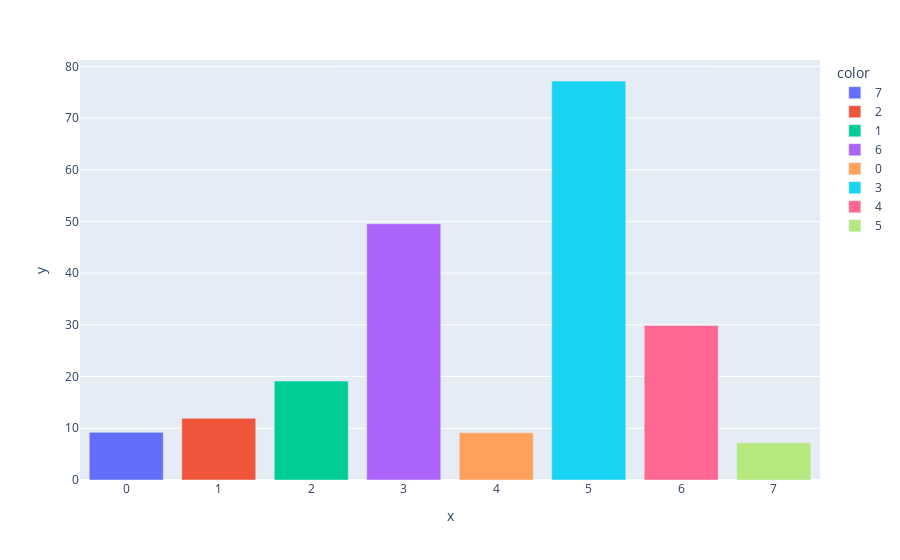

Notebook cell for this chart:
### Code cell
px.bar(y=train.groupby(['Class'])['Diameter'].mean(),color=train['Class'].unique())

### Figure 1 — Plotly figure (JSON) as saved in the notebook; plotly's stock layout.template omitted (floating-point values rounded to 4 significant figures)
{"data": [{"alignmentgroup": "True", "hovertemplate": "color=7<br>x=%{x}<br>y=%{y}<extra></extra>", "legendgroup": "7", "marker": {"color": "#636efa"}, "name": "7", "offsetgroup": "7", "orientation": "v", "showlegend": true, "textposition": "auto", "type": "bar", "x": [0], "xaxis": "x", "y": [9.218], "yaxis": "y"}, {"alignmentgroup": "True", "hovertemplate": "color=2<br>x=%{x}<br>y=%{y}<extra></extra>", "legendgroup": "2", "marker": {"color": "#EF553B"}, "name": "2", "offsetgroup": "2", "orientation": "v", "showlegend": true, "textposition": "auto", "type": "bar", "x": [1], "xaxis": "x", "y": [11.93], "yaxis": "y"}, {"alignmentgroup": "True", "hovertemplate": "color=1<br>x=%{x}<br>y=%{y}<extra></extra>", "legendgroup": "1", "marker": {"color": "#00cc96"}, "name": "1", "offsetgroup": "1", "orientation": "v", "showlegend": true, "textposition": "auto", "type": "bar", "x": [2], "xaxis": "x", "y": [19.14], "yaxis": "y"}, {"alignmentgroup": "True", "hovertemplate": "color=6<br>x=%{x}<br>y=%{y}<extra></extra>", "legendgroup": "6", "marker": {"color": "#ab63fa"}, "name": "6", "offsetgroup": "6", "orientation": "v", "showlegend": true, "textposition": "auto", "type": "bar", "x": [3], "xaxis": "x", "y": [49.56], "yaxis": "y"}, {"alignmentgroup": "True", "hovertemplate": "color=0<br>x=%{x}<br>y=%{y}<extra></extra>", "legendgroup": "0", "marker": {"color": "#FFA15A"}, "name": "0", "offsetgroup": "0", "orientation": "v", "showlegend": true, "textposition": "auto", "type": "bar", "x": [4], "xaxis": "x", "y": [9.13], "yaxis": "y"}, {"alignmentgroup": "True", "hovertemplate": "color=3<br>x=%{x}<br>y=%{y}<extra></extra>", "legendgroup": "3", "marker": {"color": "#19d3f3"}, "name": "3", "offsetgroup": "3", "orientation": "v", "showlegend": true, "textposition": "auto", "type": "bar", "x": [5], "xaxis": "x", "y": [77.16], "yaxis": "y"}, {"alignmentgroup": "True", "hovertemplate": "color=4<br>x=%{x}<br>y=%{y}<extra></extra>", "legendgroup": "4", "marker": {"color": "#FF6692"}, "name": "4", "offsetgroup": "4", "orientation": "v", "showlegend": true, "textposition": "auto", "type": "bar", "x": [6], "xaxis": "x", "y": [29.87], "yaxis": "y"}, {"alignmentgroup": "True", "hovertemplate": "color=5<br>x=%{x}<br>y=%{y}<extra></extra>", "legendgroup": "5", "marker": {"color": "#B6E880"}, "name": "5", "offsetgroup": "5", "orientation": "v", "showlegend": true, "textposition": "auto", "type": "bar", "x": [7], "xaxis": "x", "y": [7.195], "yaxis": "y"}], "layout": {"barmode": "relative", "legend": {"title": {"text": "color"}, "tracegroupgap": 0}, "margin": {"t": 60}, "xaxis": {"anchor": "y", "domain": [0, 1], "title": {"text": "x"}}, "yaxis": {"anchor": "x", "domain": [0, 1], "title": {"text": "y"}}}}
